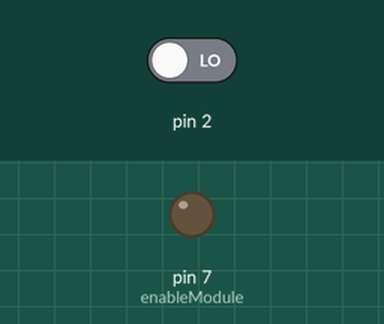
Simulated run of this sketch. Board: Arduino Uno, built with avr-gcc and run on an emulated ATmega328P. Shown: output pins drawn as LEDs (lit = HIGH). The test bench sets the inputs (shaded band); at power-on: pin 2 LOW. What the sketch prints to the serial monitor is not drawn.

Above: at 2.2 s.
2.3 s: pin 2 driven HIGH
At 3.0 s:
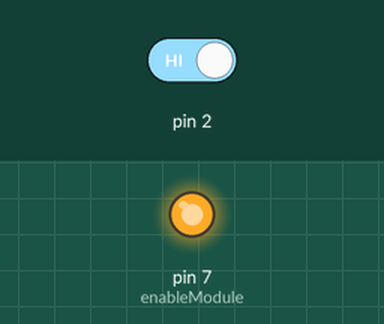
Timing chart, 0 to 9.6 s (numbered marks = the images above; inputs shaded):
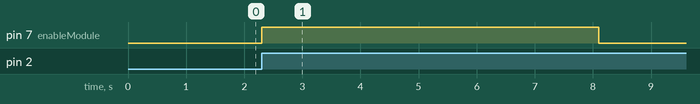

Measured:
- after the input at 2.3 s, pin 7 (enableModule): LOW → HIGH at once, → LOW 5.8 s later

The sketch:

breakoutSigfox.ino
```cpp
/************************************************************************
*  MAIN SOURCE CODE FOR MONITORING ENVIRONMENTAL VARIABLES INSIDE THE SITE
*  Codigo realizado por:
*  Esteban Alejandro Montellano Nolasco
*  Edgar Bernardo Olvera Salazar
*  Rev. 1.6.0 GIT  Fecha: 19 Diciembre 2019
************************************************************************/
#include <TimerOne.h>
#include "serialWisollib.h";
#include "mainTransducers.h";
/********************** GLOBAL SCOPE VARIABLES *************************/
volatile bool flagUpdateDataCloud = false;  // Bandera para ejecutar la funcion de lectura de variables de sensores
// {volatile variables for TIMER1}
volatile int minutes = 0; // contador de minutos
volatile int seconds = 0; // contador de segundos
volatile int minutesSet = 10;  // Variable para establecer envio de datos cada 10 minutos
/************************ FUNCTION SETUP  ************************************/
void setup(void)
   {

       Timer1.initialize(1000000);         // Dispara cada 1000ms = 1seg
       Timer1.attachInterrupt(triggerPayload); // Activa la interrupcion y la asocia a ISR_Blink TIMEON

       attachInterrupt(digitalPinToInterrupt(2), sendForcedPayload, RISING);
       initTransducers(); // Inicializamos a los sensores y el modulo Wisol
       Serial.begin(9600);
   }

/******************************* RUTINA PRINCIPAL **************************************/
   void loop(void)
   {
      while(flagUpdateDataCloud)
      {
          readAndSendData(); // Leemos y enviamos los valores de los sensores a la nube Sigfox
          noInterrupts();
          flagUpdateDataCloud=false;
          interrupts();
       }
   }

/*********************** FUNCION PARA ENVIO DE INFORMACION PROGRAMADO POR TIMER ******************************/
   void triggerPayload() // Rutina de interrupcion interna TIMER1 cada 10 minutos.
   {
      noInterrupts();

      if(seconds==59){
        seconds=0;
        minutes++;
      }
      seconds++;
//-----------------------------------------------------------------------------------------------------------
      while(minutes==minutesSet){
          flagUpdateDataCloud=true;
          seconds=0;
          minutes=0;
      }
      interrupts();
   }
/**************** FUNCION PARA FORZAR ENVIO DE INFORMACION POR INTERRUPCION EXTERNA *************************/
    void sendForcedPayload(){
      noInterrupts();
      flagUpdateDataCloud=true;
      interrupts();
    }
```

mainTransducers.h
```cpp
/************************************************************************
*  LIBRARY TRANSDUCERS SOURCE CODE FOR MONITORING ENVIRONMENTAL VARIABLES INSIDE THE SITE
*  Codigo realizado por:
*  Esteban Alejandro Montellano Nolasco
*  Edgar Bernardo Olvera Salazar
*  Rev. 1.1.2 GIT  Fecha: 18 Diciembre 2019
************************************************************************/
#ifndef mainTransducers_h
#define mainTransducers_h
#include "Arduino.h";
#include "serialWisollib.h";
#include <TimerOne.h>
/********************** GLOBAL SCOPE VARIABLES *************************/
int humBuffer = 0;
int tempBuffer = 0;
float humVolts = 0;
float tempVolts = 0;
uint8_t crudeTempData = 0; // Datos de Temperatura a 1byte
uint16_t crudeHumData = 0; // Datos de Humedad a 2 bytes
byte statusDoor = 0;
byte statusAC = 1;
/********************* PUERTOS ANALOGICOS *******************************/
byte humPort = A5;  //Numero de puerto analogico para sensor de humedad
byte tempPort = A0; //Numero de puerto analogico para sensor de temperatura
/************************ FUNCTION PROTOTYPES **************************/
void initTransducers(void); // Inicializa el puerto serial del modulo Wisol, entradas analogicas de sensores etc...
void readAndSendData (void); // Funcion rutina para leer y enviar los valores obtenidos de los sensores a la nube
float readTempData (void); // Lee el sensor de temperatura, devuelve un valor flotante
float readHumData (void);  // Lee el sensor de humedad, devuelve un valor flotante

wisolDev devModule; //declaramos el modulo como un objeto

/****************************** SETUP PORTS ************************************************/
void initTransducers (void)
{
    devModule.wisolDevInit(); //inicializamos el modulo
}
/****************************** MAIN READING SENSORS VARIABLES ******************************/
void readAndSendData(void)
{
 devModule.clearBuffer(); // Limpiamos buffer de Payload
 devModule.initPayload(); // Iniciamos la trama de Payload

 crudeHumData = (readHumData()*10); // Leemos humedad relativa
 //Serial.print("Crude Value Hum -> ");
 //Serial.print(crudeHumData);
 devModule.addTwoBytes(crudeHumData); // Añadimos el valor leído al buffer


//-------------------------------------------------------------------
 crudeTempData = readTempData();  // Leemos temperatura
 //Serial.print("    Crude Value Temp -> ");
 //Serial.print(crudeTempData);

 devModule.addOneByte(crudeTempData); // Añadimos el valor leído al buffer
 //Serial.print("   Payload buffer -> ");
 //Serial.println(devModule.bufer);

//-------------------------------------------------------------------
 devModule.sendPayload(); // Envíamos la trama de Payload al servidor Sifgox
 Serial.print("\n");
 devModule.clearBuffer(); // Limpiamos buffer de Payload

}


/************************* FUNCION PARA LEER SENSOR DE HUMEDAD *********************************************/
float readHumData (void)
{
  humBuffer = analogRead(humPort);

  humVolts = humBuffer*0.00488759; //85532747;

  if(humVolts>0.826)
  {
     return ((humVolts - 0.826)/0.0315); //pasamos de un resultado flotante a uno entero para mandarlo en hex crudo
  }
  else{
   return 0.01;
  }
}
/************************** FUNCION PARA LEER SENSOR DE TEMPERATURA ****************************************/
float readTempData (void)
{
  tempBuffer = analogRead(tempPort);

  tempVolts = tempBuffer*0.00488759; //85532747;

  if(tempVolts>0)
  {
     return tempVolts*100; //pasamos de un resultado flotante a uno entero para mandarlo en hex crudo
  }
  else{
   return 0.00001;
  }
}
/***********************************************************************/
#endif
```

serialWisollib.h
```cpp
/************************************************************************
*  WISOL LIBRARY CODE FOR MONITORING ENVIRONMENTAL VARIABLES INSIDE THE SITE
*  Codigo realizado por:
*  Esteban Alejandro Montellano Nolasco
*  Edgar Bernardo Olvera Salazar
*  Rev. 1.0.9 GIT  Fecha: 18 Diciembre 2019
************************************************************************/
#ifndef serialWisollib_h
#define serialWisollib_h
#include "Arduino.h";
#include <TimerOne.h>

const int enableModule = 7; // Enable modulo Wisol

class wisolDev
{
	public:
	wisolDevInit(); // Inicializa el puerto serial para el modulo Wisol RS232
  void clearBuffer(); // Limpia el buffer del Payload
	void initPayload(); // Inicializa la trama del Payload
	void sendPayload(); // Envía el Payload completado a la nube Sigfox
  void addFloat(float var1); // Agrega un valor flotante por conversión directa a HEX a la trama de Payload
	void addOneByte(int var2); // Agrega un valor de 1 Byte a la trama de Payload ideal para valores enteros
  void addTwoBytes(int var3) ; // Agrega un valor de 2 Bytes a la trama de Payload ideal para valores flotantes

	String bufer; //variable donde guardaremos nuestro payload
};

/*****************************************************************************************************************/
wisolDev::wisolDevInit()
{

  bufer = " ";
	Serial.begin(9600);
	pinMode(enableModule, OUTPUT);   //enable modulo wisol
	bufer="AT\n";
  Serial.print(bufer);
  delay(1000);
  bufer = " ";
}
/************************************************************************/
void wisolDev::clearBuffer(){
  bufer =" ";
}

/*****************************************************************************************************************/
void wisolDev::initPayload()
{
	bufer="AT$SF=";
}
/*****************************************************************************************************************/
void wisolDev::sendPayload()
{
  //agregamos el salto de linea "\n"
  bufer+="\n";
  //*******************
  //Habilitamos el modulo Sigfox
  digitalWrite(enableModule, HIGH);
  delay(1000);
  //Reset del canal para asegurar que manda en la frecuencia correcta
  Serial.print("AT$RC\n");
  delay(1000);
  //************************
  //Enviamos la informacion por sigfox
  Serial.print(bufer);
  delay(3800);
  //deshabilitamos el modulo Sigfox
  digitalWrite(enableModule, LOW);
}
/*****************************************************************************************************************/
void wisolDev::addFloat(float var1) //funcion para agregar flotantes al payload
{
  byte* a1 = (byte*) &var1;    //convertimos el dato a bytes
  String str1;
  //agregamos al comando AT$SF= nuestra informacion a enviar
  for(int i=0;i<4;i++)
  {
    str1=String(a1[i], HEX);    //convertimos el valor hex a string
    if(str1.length()<2)
    {
      bufer+=0+str1;    //si no, se agrega un cero
    }
    else
    {
      bufer+=str1;    //si esta completo, se copia tal cual
    }
  }
}
/*****************************************************************************************************************/
void wisolDev::addOneByte(int var2)    //funcion para agregar enteros al payload (hasta 255)
{
  uint8_t* a2 = (uint8_t*) &var2; //convertimos el dato a bytes
  String str2;
  str2=String(a2[0], HEX);  //convertimos el valor hex a string
  //verificamos si nuestro byte esta completo
  if(str2.length()<2)
  {
    bufer+="0"+str2;    //si no, se agrega un cero
  }
  else
  {
    bufer+=str2;     //si esta completo, se copia tal cual
  }
}

/*****************************************************************************************************************/
void wisolDev::addTwoBytes(int var3)    //funcion para agregar enteros al payload (hasta 255)
{
  uint16_t* a3 = (uint16_t*) &var3; //convertimos el dato a bytes
  String str3;
  str3=String(a3[0], HEX);  //convertimos el valor hex a string
  //verificamos si nuestro byte esta completo
  if(str3.length()==1)
  {
    bufer+= "000" +str3;    //si no, se agregan tres ceros
  }
  if(str3.length()==2)
  {
    bufer+= "00"+str3;    //si no, se agregan dos ceros
  }
  if(str3.length()==3)
  {
    bufer+="0"+str3;    //si no, se agrega un cero
  }
  if(str3.length()==4)
  {
    bufer+=str3;     //si esta completo, se copia tal cual
  }
}
/***********************************************************************/
#endif
```
